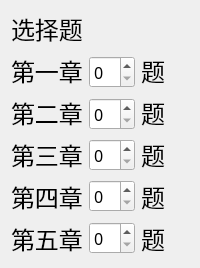
             <widget class="QWidget" name="page">
              <layout class="QGridLayout" name="gridLayout_11">
               <item row="0" column="0">
                <widget class="QLabel" name="label">
                 <property name="sizePolicy">
                  <sizepolicy hsizetype="Maximum" vsizetype="Maximum">
                   <horstretch>0</horstretch>
                   <verstretch>0</verstretch>
                  </sizepolicy>
                 </property>
                 <property name="font">
                  <font>
                   <family>Agency FB</family>
                   <pointsize>18</pointsize>
                  </font>
                 </property>
                 <property name="text">
                  <string>选择题</string>
                 </property>
                </widget>
               </item>
               <item row="1" column="0" colspan="2">
                <layout class="QGridLayout" name="gridLayout">
                 <item row="0" column="2" rowspan="5">
                  <layout class="QVBoxLayout" name="verticalLayout_4">
                   <item>
                    <widget class="QLabel" name="label_10">
                     <property name="sizePolicy">
                      <sizepolicy hsizetype="Preferred" vsizetype="Preferred">
                       <horstretch>0</horstretch>
                       <verstretch>0</verstretch>
                      </sizepolicy>
                     </property>
                     <property name="font">
                      <font>
                       <family>Agency FB</family>
                       <pointsize>18</pointsize>
                      </font>
                     </property>
                     <property name="mouseTracking">
                      <bool>true</bool>
                     </property>
                     <property name="tabletTracking">
                      <bool>false</bool>
                     </property>
                     <property name="focusPolicy">
                      <enum>Qt::NoFocus</enum>
                     </property>
                     <property name="text">
                      <string>题</string>
                     </property>
                     <property name="textFormat">
                      <enum>Qt::AutoText</enum>
                     </property>
                    </widget>
                   </item>
                   <item>
                    <widget class="QLabel" name="label_11">
                     <property name="font">
                      <font>
                       <family>Agency FB</family>
                       <pointsize>18</pointsize>
                      </font>
                     </property>
                     <property name="text">
                      <string>题</string>
                     </property>
                    </widget>
                   </item>
                   <item>
                    <widget class="QLabel" name="label_12">
                     <property name="font">
                      <font>
                       <family>Agency FB</family>
                       <pointsize>18</pointsize>
                      </font>
                     </property>
                     <property name="text">
                      <string>题</string>
                     </property>
                    </widget>
                   </item>
                   <item>
                    <widget class="QLabel" name="label_13">
                     <property name="font">
                      <font>
                       <family>Agency FB</family>
                       <pointsize>18</pointsize>
                      </font>
                     </property>
                     <property name="text">
                      <string>题</string>
                     </property>
                    </widget>
                   </item>
                   <item>
                    <widget class="QLabel" name="label_14">
                     <property name="font">
                      <font>
                       <family>Agency FB</family>
                       <pointsize>18</pointsize>
                      </font>
                     </property>
                     <property name="text">
                      <string>题</string>
                     </property>
                    </widget>
                   </item>
                  </layout>
                 </item>
                 <item row="0" column="0" rowspan="5">
                  <layout class="QVBoxLayout" name="verticalLayout_3">
                   <item>
                    <widget class="QLabel" name="label_5">
                     <property name="sizePolicy">
                      <sizepolicy hsizetype="Fixed" vsizetype="Preferred">
                       <horstretch>0</horstretch>
                       <verstretch>0</verstretch>
                      </sizepolicy>
                     </property>
                     <property name="font">
                      <font>
                       <family>Agency FB</family>
                       <pointsize>18</pointsize>
                      </font>
                     </property>
                     <property name="mouseTracking">
                      <bool>true</bool>
                     </property>
                     <property name="tabletTracking">
                      <bool>false</bool>
                     </property>
                     <property name="focusPolicy">
                      <enum>Qt::NoFocus</enum>
                     </property>
                     <property name="text">
                      <string>第一章</string>
                     </property>
                     <property name="textFormat">
                      <enum>Qt::AutoText</enum>
                     </property>
                    </widget>
                   </item>
                   <item>
                    <widget class="QLabel" name="label_6">
                     <property name="sizePolicy">
                      <sizepolicy hsizetype="Fixed" vsizetype="Preferred">
                       <horstretch>0</horstretch>
                       <verstretch>0</verstretch>
                      </sizepolicy>
                     </property>
                     <property name="font">
                      <font>
                       <family>Agency FB</family>
                       <pointsize>18</pointsize>
                      </font>
                     </property>
                     <property name="text">
                      <string>第二章</string>
                     </property>
                    </widget>
                   </item>
                   <item>
                    <widget class="QLabel" name="label_7">
                     <property name="sizePolicy">
                      <sizepolicy hsizetype="Fixed" vsizetype="Preferred">
                       <horstretch>0</horstretch>
                       <verstretch>0</verstretch>
                      </sizepolicy>
                     </property>
                     <property name="font">
                      <font>
                       <family>Agency FB</family>
                       <pointsize>18</pointsize>
                      </font>
                     </property>
                     <property name="text">
                      <string>第三章</string>
                     </property>
                    </widget>
                   </item>
                   <item>
                    <widget class="QLabel" name="label_8">
                     <property name="sizePolicy">
                      <sizepolicy hsizetype="Fixed" vsizetype="Preferred">
                       <horstretch>0</horstretch>
                       <verstretch>0</verstretch>
                      </sizepolicy>
                     </property>
                     <property name="font">
                      <font>
                       <family>Agency FB</family>
                       <pointsize>18</pointsize>
                      </font>
                     </property>
                     <property name="text">
                      <string>第四章</string>
                     </property>
                    </widget>
                   </item>
                   <item>
                    <widget class="QLabel" name="label_9">
                     <property name="sizePolicy">
                      <sizepolicy hsizetype="Fixed" vsizetype="Preferred">
                       <horstretch>0</horstretch>
                       <verstretch>0</verstretch>
                      </sizepolicy>
                     </property>
                     <property name="font">
                      <font>
                       <family>Agency FB</family>
                       <pointsize>18</pointsize>
                      </font>
                     </property>
                     <property name="text">
                      <string>第五章</string>
                     </property>
                    </widget>
                   </item>
                  </layout>
                 </item>
                 <item row="0" column="1">
                  <widget class="QSpinBox" name="spinBox">
                   <property name="sizePolicy">
                    <sizepolicy hsizetype="Fixed" vsizetype="Maximum">
                     <horstretch>0</horstretch>
                     <verstretch>0</verstretch>
                    </sizepolicy>
                   </property>
                   <property name="font">
                    <font>
                     <family>SimSun-ExtB</family>
                     <pointsize>12</pointsize>
                    </font>
                   </property>
                  </widget>
                 </item>
                 <item row="4" column="1">
                  <widget class="QSpinBox" name="spinBox_5">
                   <property name="sizePolicy">
                    <sizepolicy hsizetype="Fixed" vsizetype="Fixed">
                     <horstretch>0</horstretch>
                     <verstretch>0</verstretch>
                    </sizepolicy>
                   </property>
                   <property name="font">
                    <font>
                     <family>SimSun-ExtB</family>
                     <pointsize>12</pointsize>
                    </font>
                   </property>
                  </widget>
                 </item>
                 <item row="3" column="1">
                  <widget class="QSpinBox" name="spinBox_4">
                   <property name="sizePolicy">
                    <sizepolicy hsizetype="Fixed" vsizetype="Fixed">
                     <horstretch>0</horstretch>
                     <verstretch>0</verstretch>
                    </sizepolicy>
                   </property>
                   <property name="font">
                    <font>
                     <family>SimSun-ExtB</family>
                     <pointsize>12</pointsize>
                    </font>
                   </property>
                  </widget>
                 </item>
                 <item row="1" column="1">
                  <widget class="QSpinBox" name="spinBox_2">
                   <property name="sizePolicy">
                    <sizepolicy hsizetype="Fixed" vsizetype="Fixed">
                     <horstretch>0</horstretch>
                     <verstretch>0</verstretch>
                    </sizepolicy>
                   </property>
                   <property name="font">
                    <font>
                     <family>SimSun-ExtB</family>
                     <pointsize>12</pointsize>
                    </font>
                   </property>
                  </widget>
                 </item>
                 <item row="2" column="1">
                  <widget class="QSpinBox" name="spinBox_3">
                   <property name="sizePolicy">
                    <sizepolicy hsizetype="Fixed" vsizetype="Fixed">
                     <horstretch>0</horstretch>
                     <verstretch>0</verstretch>
                    </sizepolicy>
                   </property>
                   <property name="font">
                    <font>
                     <family>SimSun-ExtB</family>
                     <pointsize>12</pointsize>
                    </font>
                   </property>
                  </widget>
                 </item>
                </layout>
               </item>
              </layout>
             </widget>
